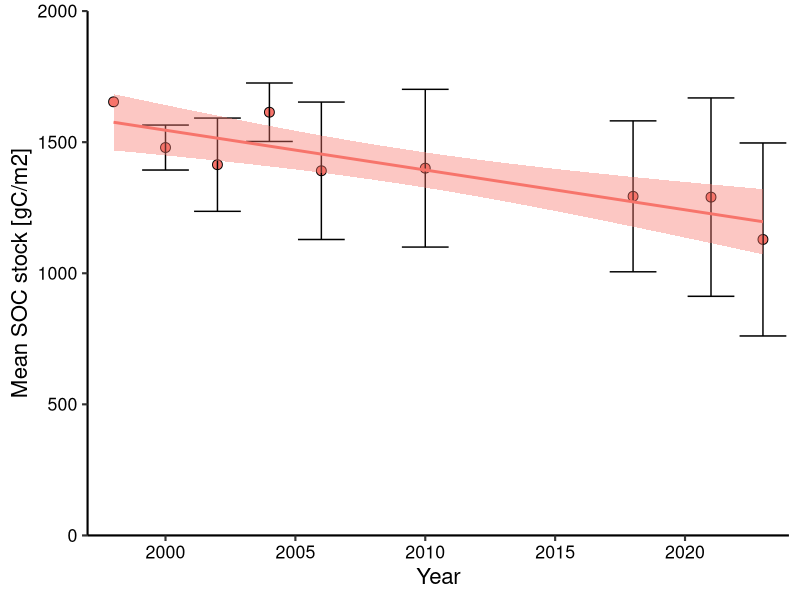
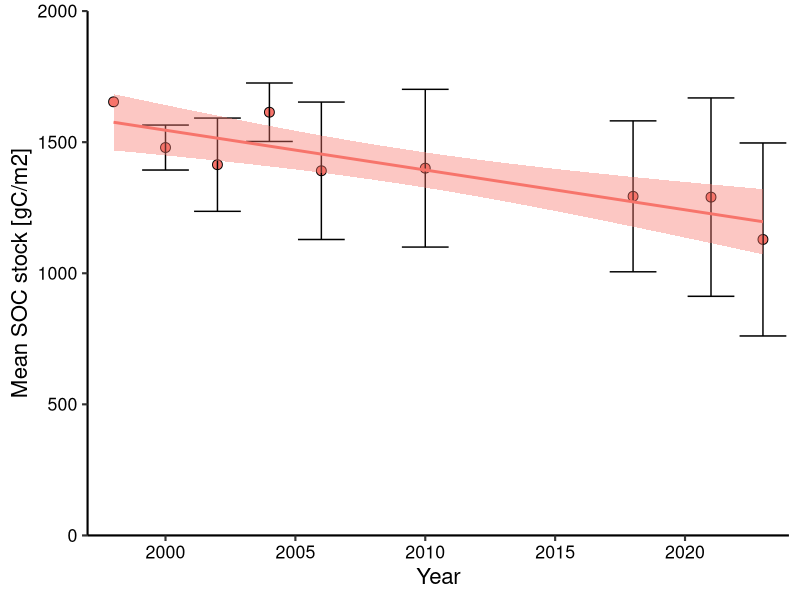

Recreate these plots in R, in order. (Note: this script raises an error after producing the figures.)
## Hubbard Brook archived soil samples project ##
## SOC stocks for dataset 2 ##
## Sophie von Fromm ##
## 2024-11-15 ##

library(tidyverse)

HBEF_data <- read_csv("./Data/HBEF_data_all_2024-11-07.csv") 

head(HBEF_data)

HBEF_data$Horizon <- factor(HBEF_data$Horizon,
                            levels = c("Oi/Oe", "Oa/A", "Mineral_0_10"),
                            ordered = TRUE)

# Summarize and merge data by horizon; remove roots for now
HBEF_all <- HBEF_data %>% 
  filter(Plot != "all fine roots") %>% 
  filter(Year != 2020) %>% 
  mutate(SOC_g_m2 = (`Measured_%_C` * mean_BD_g_cm3 * mean_thick_cm) * 100) %>% 
  dplyr::select(Year, Horizon, Delta14C, SOC_g_m2, Elevation) %>% 
  mutate(Breakpoint = case_when(
    Year < 2015 ~ "pre-breakpoint",
    TRUE ~ "post-breakpoint"
  ))

#Groffman data only
HBEF_all %>% 
  filter(Horizon == "Oi/Oe") %>% 
  group_by(Year) %>%
  summarise(mean_SOC_g_m2 = mean(SOC_g_m2),
            sd_SOC_g_m2 = sd(SOC_g_m2)) %>% 
  ggplot(aes(x = Year, y = mean_SOC_g_m2)) +
  geom_point(shape = 21, size = 3, fill = "#F7746B") +
  geom_errorbar(aes(ymin =  mean_SOC_g_m2 - sd_SOC_g_m2,
                    ymax =  mean_SOC_g_m2 + sd_SOC_g_m2)) +
  theme_classic(base_size = 16) +
  theme(axis.text = element_text(color = "black")) +
  # facet_wrap(~Horizon) +
  geom_smooth(method = "lm", fill = "#F7746B", color = "#F7746B") +
  scale_y_continuous("Mean SOC stock [gC/m2]", expand = c(0,0),
                     limits = c(0,2000)) +
  scale_x_continuous(expand = c(0,0), limits = c(1997,2024))
ggsave("./Output/HBEF_SOC_stocks_Oie_Groffman.jpeg",
       width = 8, height = 6)

#Calculate decline in SOC stocks in Oie
lm_oie_C <- lm(mean_SOC_g_m2 ~ Year,
               data = HBEF_all %>%
                 filter(DataSource == "Groffman") %>%
                 filter(Horizon == "Oi/Oe") %>%
                 # filter(Year >= 2015) %>% 
                 group_by(Year) %>%
                 summarise(mean_SOC_g_m2 = mean(SOC_g_m2)))
summary(lm_oie_C)

lm_oa_C <- lm(mean_SOC_g_m2 ~ Year,
               data = HBEF_all %>%
                 filter(DataSource == "Groffman") %>%
                 filter(Horizon == "Oa/A") %>%
                 group_by(Year) %>%
                 summarise(mean_SOC_g_m2 = mean(SOC_g_m2)))
summary(lm_oa_C)

lm_min_C <- lm(mean_SOC_g_m2 ~ Year,
              data = HBEF_all %>%
                filter(DataSource == "Groffman") %>%
                filter(Horizon == "Mineral_0_10") %>%
                group_by(Year) %>%
                summarise(mean_SOC_g_m2 = mean(SOC_g_m2)))
summary(lm_min_C)
